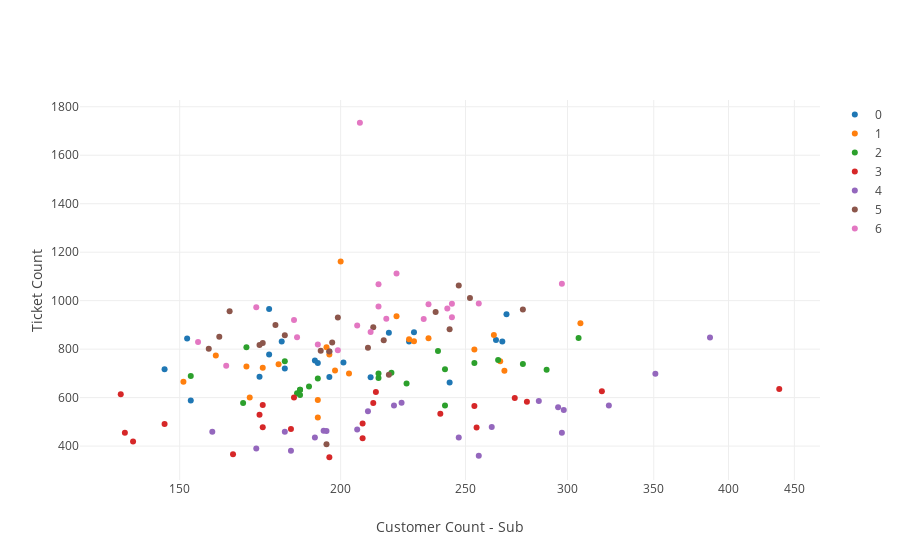

The notebook cell this image was saved under:
### Code cell
corr_plot_DOW('Customer Count - Sub', 'Total Tickets Opened')
